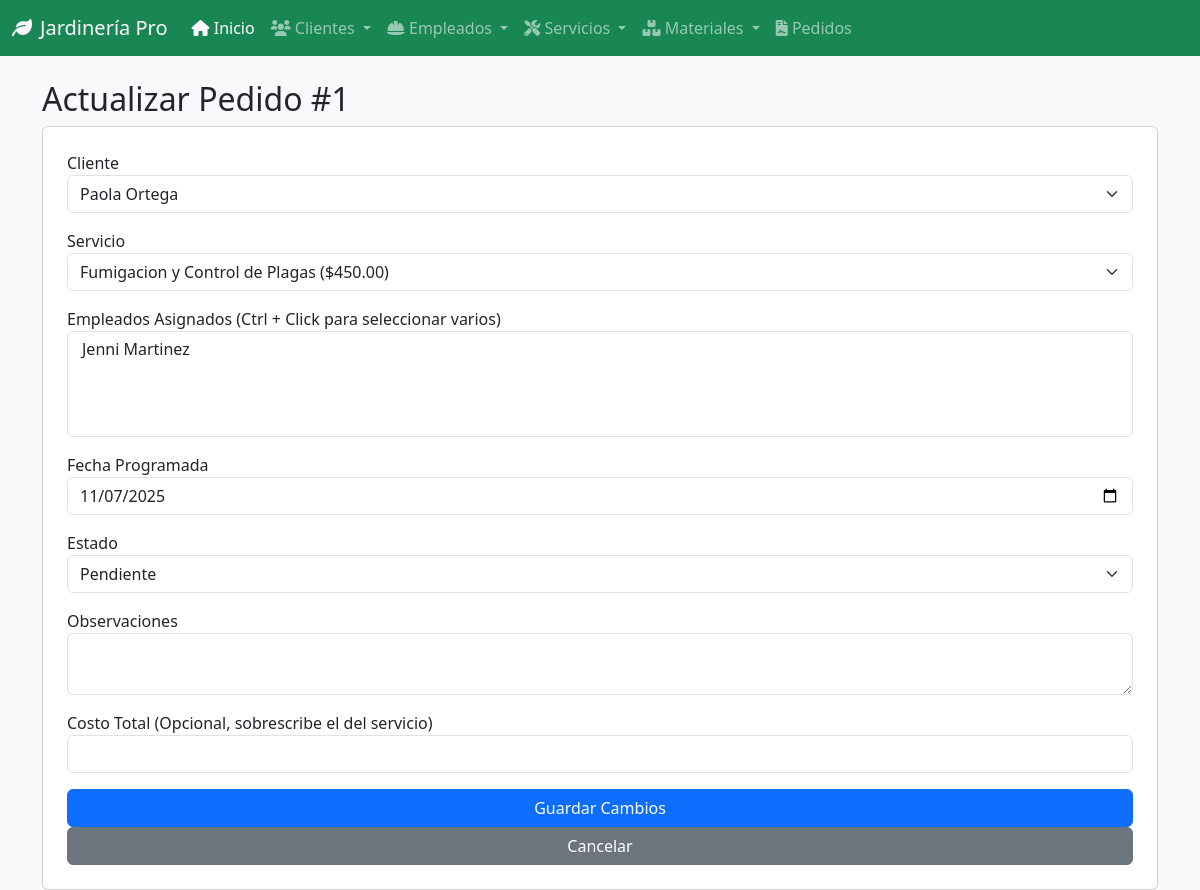
/contratos/actualizar/1/, run on the app's committed database.
### gestion/models.py (models this page shows, shortened)
class ContratoServicio(models.Model):
    cliente = models.ForeignKey(Cliente, on_delete=models.CASCADE, related_name='contratos')
    servicio = models.ForeignKey(Servicio, on_delete=models.CASCADE, related_name='contratos')
    empleados = models.ManyToManyField(Empleado, related_name='servicios_asignados')
    fecha_contrato = models.DateField(auto_now_add=True)
    fecha_programada = models.DateField()
    estado = models.CharField(
        max_length=20,
        choices=[
            ('PENDIENTE', 'Pendiente'),
            ('EN_PROGRESO', 'En Progreso'),
            ('COMPLETADO', 'Completado'),
            ('CANCELADO', 'Cancelado'),
        ],
        default='PENDIENTE'
    )
    observaciones = models.TextField(blank=True, null=True)
    costo_total = models.DecimalField(max_digits=10, decimal_places=2, blank=True, null=True)

class Cliente(models.Model):
    nombre = models.CharField(max_length=100)
    apellido = models.CharField(max_length=100)
    telefono = models.CharField(max_length=15, unique=True)
    email = models.EmailField(unique=True)
    direccion = models.CharField(max_length=100)
    ciudad = models.CharField(max_length=100)
    codigo_postal = models.CharField(max_length=10)

class Servicio(models.Model):
    nombre_servicio = models.CharField(max_length=100)
    descripcion = models.TextField()
    precio = models.DecimalField(max_digits=8, decimal_places=2)
    duracion_estimada_horas = models.DecimalField(max_digits=4, decimal_places=2)
    fecha_creacion = models.DateTimeField(auto_now_add=True)
    activo = models.BooleanField(default=True)
    tipo_servicio = models.CharField(max_length=50, help_text="Ej: Poda, Riego, Diseño, Fumigación")

### gestion/views.py (the view, shortened to what this page needs)
# urls.py: path('contratos/actualizar/<int:contrato_id>/', views.actualizar_contrato, name='actualizar_contrato'),
def actualizar_contrato(request, contrato_id):
    contrato = get_object_or_404(ContratoServicio, pk=contrato_id)
    clientes = Cliente.objects.all()
    servicios = Servicio.objects.all()
    empleados = Empleado.objects.all()
    empleados_seleccionados_ids = contrato.empleados.values_list('id', flat=True)
    return render(request, 'contrato/actualizar_contrato.html', {
        'contrato': contrato,
        'clientes': clientes,
        'servicios': servicios,
        'empleados': empleados,
        'empleados_seleccionados_ids': list(empleados_seleccionados_ids),
    })

### templates/contrato/actualizar_contrato.html (shortened to what this page needs)
{% extends 'base.html' %}
{% block content %}
<h2>Actualizar Pedido #{{ contrato.id }}</h2>
<form method="post" class="card p-4">
    <div class="mb-3">
        <label>Cliente</label>
        <select name="cliente" class="form-select" required>
            {% for c in clientes %}
            <option value="{{ c.id }}" {% if c.id == contrato.cliente.id %}selected{% endif %}>
                {{ c.nombre }} {{ c.apellido }}
            </option>
            {% endfor %}
        </select>
    </div>
    <div class="mb-3">
        <label>Servicio</label>
        <select name="servicio" class="form-select" required>
            {% for s in servicios %}
            <option value="{{ s.id }}" {% if s.id == contrato.servicio.id %}selected{% endif %}>
                {{ s.nombre_servicio }} (${{ s.precio }})
            </option>
            {% endfor %}
        </select>
    </div>
    <div class="mb-3">
        <label>Empleados Asignados (Ctrl + Click para seleccionar varios)</label>
        <select name="empleados" class="form-select" multiple size="4">
            {% for e in empleados %}
            <option value="{{ e.id }}" {% if e.id in empleados_seleccionados_ids %}selected{% endif %}>
            </option>
            {% endfor %}
        </select>
    </div>
    <div class="mb-3">
        <label>Fecha Programada</label>
        <input type="date" name="fecha_programada" value="{{ contrato.fecha_programada|date:'Y-m-d' }}" class="form-control" required>
    </div>
    <div class="mb-3">
        <label>Estado</label>
        <select name="estado" class="form-select">
            <option value="PENDIENTE" {% if contrato.estado == 'PENDIENTE' %}selected{% endif %}>Pendiente</option>
        </select>
    </div>
    <div class="mb-3">
        <label>Observaciones</label>
        <textarea name="observaciones" class="form-control">{{ contrato.observaciones }}</textarea>
    </div>
    <div class="mb-3">
        <label>Costo Total (Opcional, sobrescribe el del servicio)</label>
        <input type="number" step="0.01" name="costo_total" value="{{ contrato.costo_total|stringformat:'f' }}" class="form-control">
    </div>
    <button type="submit" class="btn btn-primary">Guardar Cambios</button>
    <a href="{% url 'ver_contratos' %}" class="btn btn-secondary">Cancelar</a>
</form>
{% endblock %}

### data on the page
ContratoServicio: id "1", cliente "Paola Ortega", servicio "Fumigacion y Control de Plagas ($450.00)", fecha_programada "11/07/2025", estado "Pendiente"
